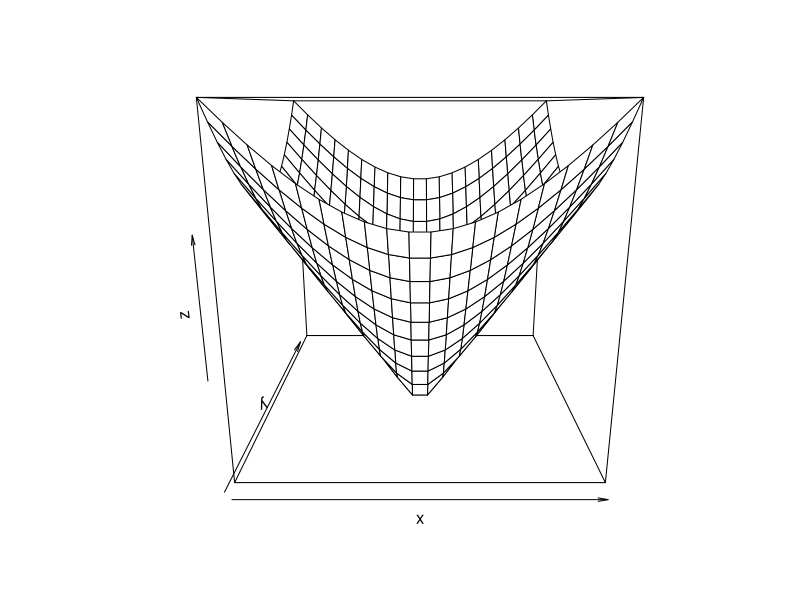
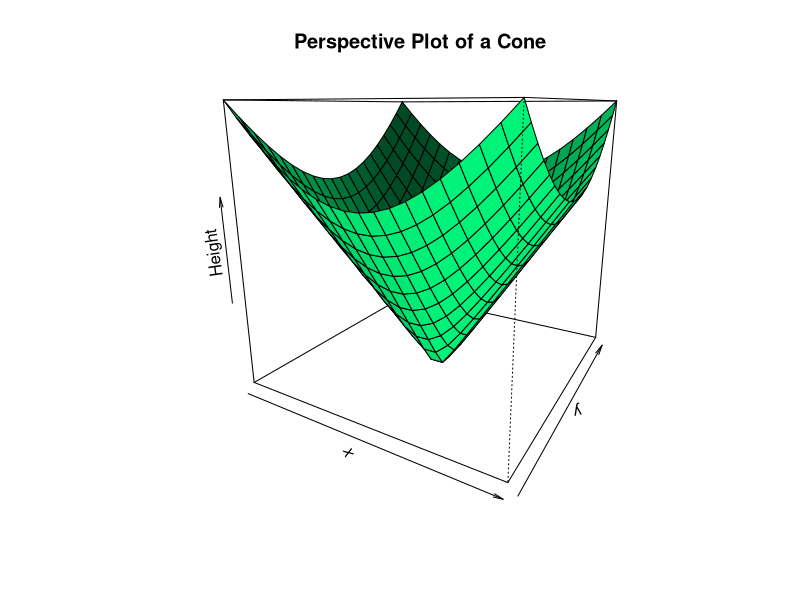

Generate these figures, in order, with R:


cone <- function(x, y){
  sqrt(x^2+y^2)
}

x <- y <- seq(-1, 1, length= 20)
x
y

z <- outer(x, y, cone)
z

#Creating the cone plot
persp(x, y, z)

#Additional details can be added to the plot using the below parameters
#main="Title of the plot"
#xlab="Label for the x-axis"
#ylab="Label for the y-axis"
#zlab-"Label for the z-axis"

#Rotational Angles
#We can use theta and phi to define the rotational angles.
#By default, the theta, azimuthal direction is 0
#By default, the phi,coaltitude direction is 15.
#col="color" can be used for colouring
#shade=0.5 to add shade

persp(x, y, z,
      main="Perspective Plot of a Cone",
      zlab = "Height",
      theta = 30, phi = 15,
      col = "springgreen", shade = 0.5)